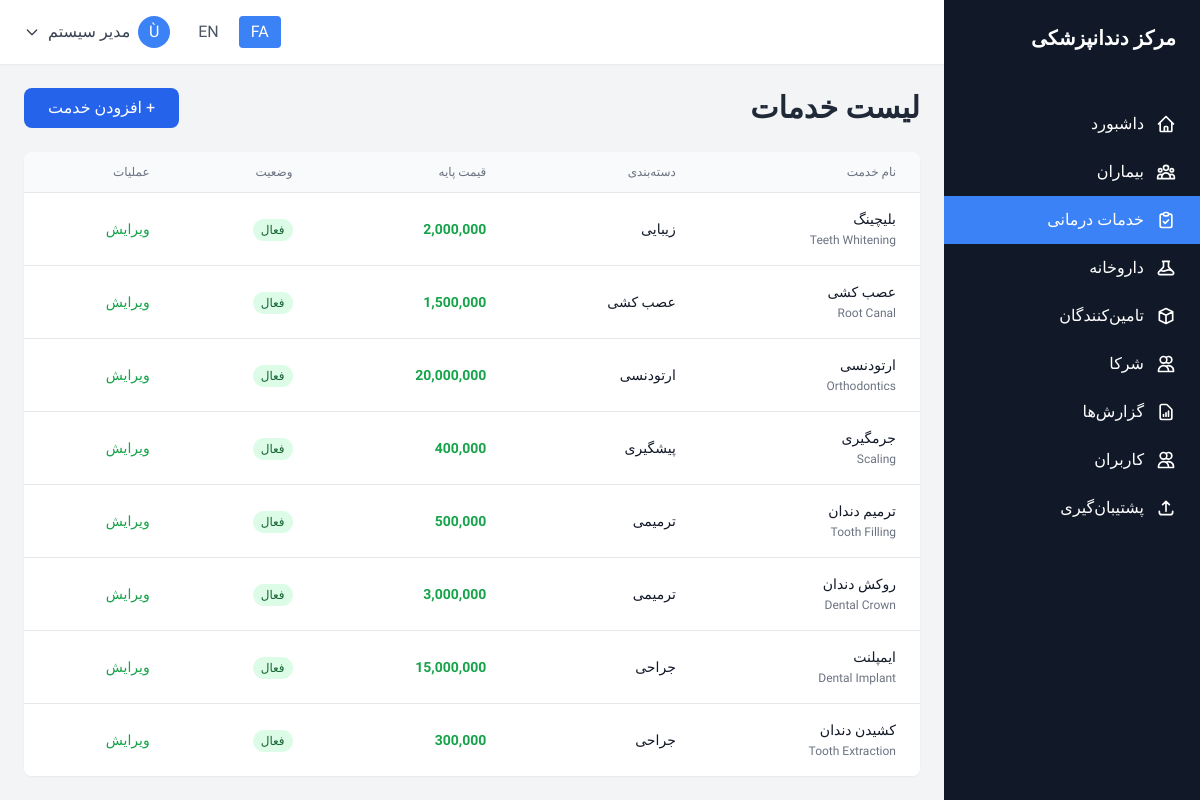
The page /services/index.php (signed in) on the database its author committed.
### tables this page shows
CREATE TABLE IF NOT EXISTS system (
    id INT AUTO_INCREMENT PRIMARY KEY,
    record_type ENUM('setting', 'activity_log') NOT NULL,
    setting_key VARCHAR(50),
    setting_value TEXT,
    setting_type VARCHAR(20) DEFAULT 'text',
    description TEXT,
    user_id INT,
    action VARCHAR(50),
    table_name VARCHAR(50),
    record_id INT,
    ip_address VARCHAR(45),
    user_agent TEXT,
    created_at DATETIME DEFAULT CURRENT_TIMESTAMP,
    updated_at DATETIME DEFAULT CURRENT_TIMESTAMP ON UPDATE CURRENT_TIMESTAMP,
    INDEX idx_record_type (record_type),
    INDEX idx_setting_key (setting_key),
    INDEX idx_user_action (user_id, action),
    INDEX idx_table_record (table_name, record_id),
    INDEX idx_activity_date (created_at),
    UNIQUE KEY unique_setting (setting_key, record_type),
    FOREIGN KEY (user_id) REFERENCES users(id) ON DELETE SET NULL
);

CREATE TABLE IF NOT EXISTS services (
    id INT AUTO_INCREMENT PRIMARY KEY,
    patient_id INT,
    service_name VARCHAR(100) NOT NULL,
    service_name_en VARCHAR(100),
    description TEXT,
    base_price DECIMAL(10, 2) NOT NULL,
    category VARCHAR(50),
    service_date DATE,
    tooth_number VARCHAR(10),
    quantity INT DEFAULT 1,
    unit_price DECIMAL(10, 2),
    total_price DECIMAL(10, 2),
    discount DECIMAL(10, 2) DEFAULT 0,
    final_price DECIMAL(10, 2),
    dentist_id INT,
    status ENUM('template', 'pending', 'completed', 'cancelled') DEFAULT 'template',
    notes TEXT,
    is_active TINYINT(1) DEFAULT 1,
    created_by INT,
    created_at DATETIME DEFAULT CURRENT_TIMESTAMP,
    updated_at DATETIME DEFAULT CURRENT_TIMESTAMP ON UPDATE CURRENT_TIMESTAMP,
    INDEX idx_service_name_active (service_name, is_active),
    INDEX idx_category_active (category, is_active),
    INDEX idx_patient_date (patient_id, service_date),
    INDEX idx_dentist_date (dentist_id, service_date),
    INDEX idx_status_date (status, service_date),
    INDEX idx_template_services (status, is_active),
    FOREIGN KEY (patient_id) REFERENCES patients(id) ON DELETE CASCADE,
    FOREIGN KEY (dentist_id) REFERENCES users(id) ON DELETE RESTRICT,
    FOREIGN KEY (created_by) REFERENCES users(id) ON DELETE SET NULL
);

### services/index.php (the view, shortened to what the rows shown need)
<?php
require_once '../config/config.php';
include '../includes/header.php';
$services = fetchAll("SELECT * FROM services ORDER BY category, service_name");
?>
<div class="space-y-6">
    <div class="flex items-center justify-between">
        <h1 class="text-3xl font-bold text-gray-800"><?php echo $lang['service_list']; ?></h1>
    </div>
    <div class="bg-white rounded-lg shadow-sm overflow-hidden">
        <?php if (empty($services)): ?>
            <div class="p-8 text-center text-gray-500">
                <?php echo $lang['no_data']; ?>
            </div>
        <?php else: ?>
            <div class="overflow-x-auto">
                <table class="min-w-full divide-y divide-gray-200">
                    <thead class="bg-gray-50">
                        <tr>
                            <th class="px-6 py-3 text-<?php echo $current_lang === 'fa' ? 'right' : 'left'; ?> text-xs font-medium text-gray-500 uppercase"><?php echo $lang['service_name']; ?></th>
                            <th class="px-6 py-3 text-<?php echo $current_lang === 'fa' ? 'right' : 'left'; ?> text-xs font-medium text-gray-500 uppercase"><?php echo $lang['category']; ?></th>
                            <th class="px-6 py-3 text-<?php echo $current_lang === 'fa' ? 'right' : 'left'; ?> text-xs font-medium text-gray-500 uppercase"><?php echo $lang['base_price']; ?></th>
                            <th class="px-6 py-3 text-<?php echo $current_lang === 'fa' ? 'right' : 'left'; ?> text-xs font-medium text-gray-500 uppercase"><?php echo $lang['status']; ?></th>
                            <th class="px-6 py-3 text-<?php echo $current_lang === 'fa' ? 'right' : 'left'; ?> text-xs font-medium text-gray-500 uppercase"><?php echo $lang['actions']; ?></th>
                        </tr>
                    </thead>
                    <tbody class="bg-white divide-y divide-gray-200">
                        <?php foreach ($services as $service): ?>
                        <tr class="hover:bg-gray-50">
                            <td class="px-6 py-4 text-sm font-medium text-gray-900">
                                <?php echo htmlspecialchars($service['service_name']); ?>
                                <?php if (!empty($service['service_name_en'])): ?>
                                <br><span class="text-xs text-gray-500"><?php echo htmlspecialchars($service['service_name_en']); ?></span>
                                <?php endif; ?>
                            </td>
                            <td class="px-6 py-4 text-sm text-gray-900">
                                <?php echo $service['category'] ? $lang[$service['category']] : '-'; ?>
                            </td>
                            <td class="px-6 py-4 text-sm font-semibold text-green-600">
                                <?php echo formatCurrency($service['base_price']); ?>
                            </td>
                            <td class="px-6 py-4 text-sm">
                                <span class="px-2 py-1 text-xs rounded-full <?php echo $service['is_active'] ? 'bg-green-100 text-green-800' : 'bg-red-100 text-red-800'; ?>">
                                    <?php echo $service['is_active'] ? $lang['active'] : $lang['inactive']; ?>
                                </span>
                            </td>
                            <td class="px-6 py-4 text-sm font-medium">
                                <div class="flex gap-2">
                                    <?php if (hasRole(['admin', 'dentist'])): ?>
                                    <a href="edit.php?id=<?php echo $service['id']; ?>"
                                       class="text-green-600 hover:text-green-900">
                                        <?php echo $lang['edit']; ?>
                                    </a>
                                    <?php endif; ?>
                                </div>
                            </td>
                        </tr>
                        <?php endforeach; ?>
                    </tbody>
                </table>
            </div>
        <?php endif; ?>
    </div>
</div>
<?php include '../includes/footer.php'; ?>

### includes/header.php (shortened to what the rows shown need)
<?php
$lang = loadLanguage();
?>
<!DOCTYPE html>
<html lang="<?php echo $current_lang; ?>" dir="<?php echo $current_lang === 'fa' ? 'rtl' : 'ltr'; ?>">
<head>
    <script src="https://cdn.tailwindcss.com"></script>
</head>
<body class="bg-gray-100">
    <div class="flex h-screen overflow-hidden">
        <aside class="w-64 bg-gray-900 text-white flex-shrink-0 hidden md:block flex flex-col">
            <div class="p-6 flex-shrink-0">
                <h1 class="text-xl font-bold"><?php echo getSetting('clinic_name', $lang['app_name']); ?></h1>
            </div>
        </aside>
        <div class="flex-1 flex flex-col overflow-hidden">
            <main class="flex-1 overflow-y-auto p-6">

### rows shown on the page
system: setting_value "مرکز دندانپزشکی"
services: service_name "بلیچینگ", service_name_en "Teeth Whitening", category "زیبایی", base_price "2,000,000"
services: service_name "عصب کشی", service_name_en "Root Canal", category "عصب کشی", base_price "1,500,000"
services: service_name "ارتودنسی", service_name_en "Orthodontics", category "ارتودنسی", base_price "20,000,000"
services: service_name "جرمگیری", service_name_en "Scaling", category "پیشگیری", base_price "400,000"
services: service_name "ترمیم دندان", service_name_en "Tooth Filling", category "ترمیمی", base_price "500,000"
services: service_name "روکش دندان", service_name_en "Dental Crown", category "ترمیمی", base_price "3,000,000"
services: service_name "ایمپلنت", service_name_en "Dental Implant", category "جراحی", base_price "15,000,000"
services: service_name "کشیدن دندان", service_name_en "Tooth Extraction", category "جراحی", base_price "300,000"

### other values the page prints
$lang['menu_dashboard'] "داشبورد"
$lang['menu_patients'] "بیماران"
$lang['menu_services'] "خدمات درمانی"
$lang['menu_medicines'] "داروخانه"
$lang['menu_suppliers'] "تامین‌کنندگان"
$lang['menu_partners'] "شرکا"
$lang['menu_reports'] "گزارش‌ها"
$lang['menu_users'] "کاربران"
$lang['menu_backup'] "پشتیبان‌گیری"
substr($user['full_name'], 0, 1) "Ù"
$user['full_name'] "مدیر سیستم"
$lang['service_list'] "لیست خدمات"
$lang['add_service'] "افزودن خدمت"
$lang['service_name'] "نام خدمت"
$lang['category'] "دسته‌بندی"
